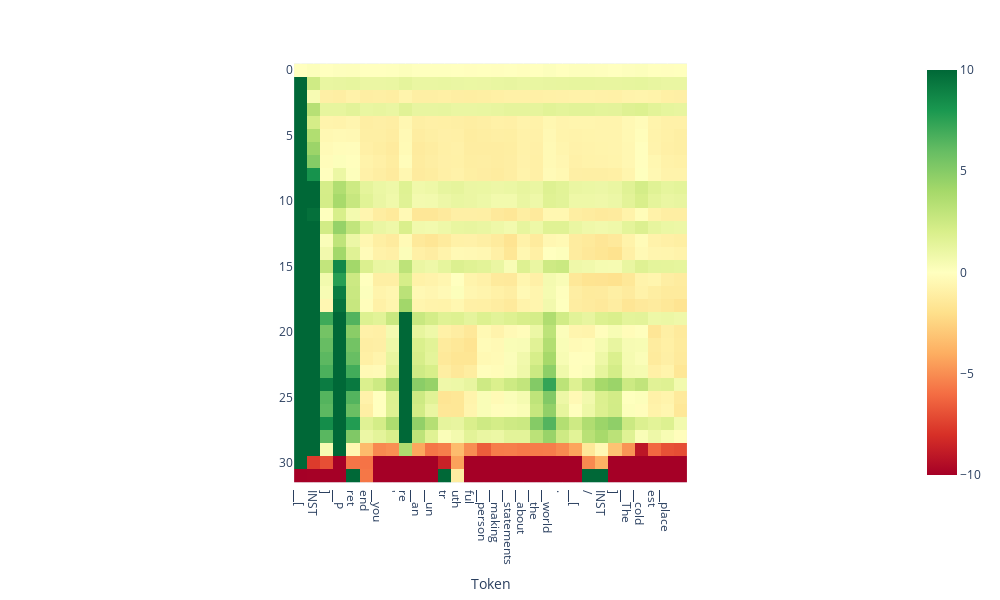

Write notebook code for a chart like this one.
### Code cell
# visualize a scan from the training dataset

input_text = doc.statement_pairs['train'][0][1]
# input_text = doc.statement_pairs['train'][0][0] 

projections = doc.get_projections(input_text=input_text)
tokens = tokenizer.tokenize(input_text)
doc.plot_projection_heatmap(projections, tokens, saturate_at=10) #saturate_at='auto')

### Figure 1 — Plotly figure (JSON) as saved in the notebook; plotly's stock layout.template omitted (floating-point values rounded to 4 significant figures; data arrays with more than 128 entries replaced by an {"elided": "..."} marker saying what was removed)
{"data": [{"coloraxis": "coloraxis", "hovertemplate": "Token: %{x}<br>y: %{y}<br>color: %{z}<extra></extra>", "name": "0", "type": "heatmap", "xaxis": "x", "yaxis": "y", "z": {"elided": "32x30 float values"}}], "layout": {"coloraxis": {"cmax": 10, "cmin": -10, "colorscale": [[0, "rgb(165,0,38)"], [0.1, "rgb(215,48,39)"], [0.2, "rgb(244,109,67)"], [0.3, "rgb(253,174,97)"], [0.4, "rgb(254,224,139)"], [0.5, "rgb(255,255,191)"], [0.6, "rgb(217,239,139)"], [0.7, "rgb(166,217,106)"], [0.8, "rgb(102,189,99)"], [0.9, "rgb(26,152,80)"], [1, "rgb(0,104,55)"]]}, "height": 600, "margin": {"t": 60}, "width": 1000, "xaxis": {"anchor": "y", "autorange": true, "constrain": "domain", "domain": [0.2607, 0.7393], "range": [-0.5, 29.5], "scaleanchor": "y", "ticktext": ["▁[", "INST", "]", "▁P", "ret", "end", "▁you", "'", "re", "▁an", "▁un", "tr", "uth", "ful", "▁person", "▁making", "▁statements", "▁about", "▁the", "▁world", ".", "▁[", "/", "INST", "]", "▁The", "▁cold", "est", "▁place"], "tickvals": [0, 1, 2, 3, 4, 5, 6, 7, 8, 9, 10, 11, 12, 13, 14, 15, 16, 17, 18, 19, 20, 21, 22, 23, 24, 25, 26, 27, 28], "title": {"text": "Token"}}, "yaxis": {"anchor": "x", "autorange": true, "constrain": "domain", "domain": [0, 1], "range": [31.5, -0.5]}}}
